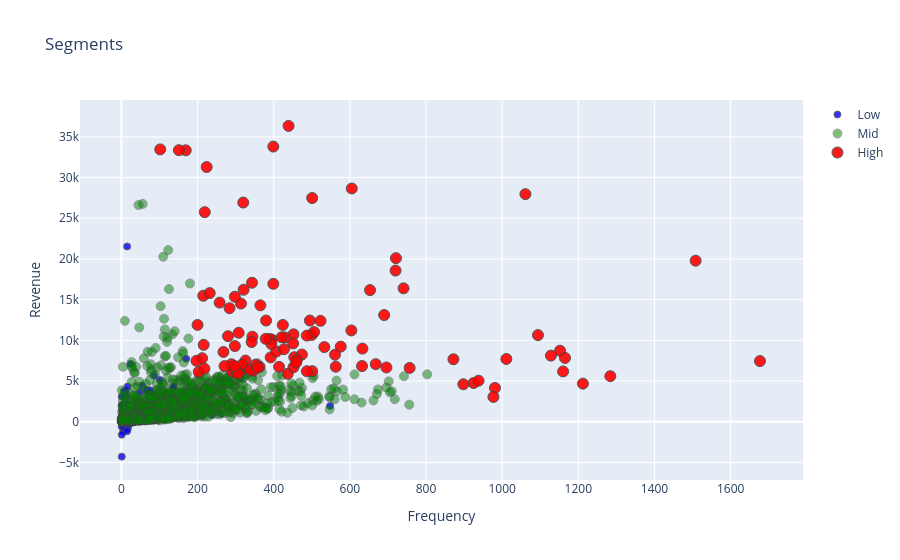

The cell this chart's notebook holds for it:
### Code cell
plot_data = [
    go.Scatter(
        x=df_graph.query("Segment == 'Low-Value'")['Frequency'],
        y=df_graph.query("Segment == 'Low-Value'")['Revenue'],
        mode='markers',
        name='Low',
        marker= dict(size= 7,
            line= dict(width=1),
            color= 'blue',
            opacity= 0.8
           )
    ),
        go.Scatter(
        x=df_graph.query("Segment == 'Mid-Value'")['Frequency'],
        y=df_graph.query("Segment == 'Mid-Value'")['Revenue'],
        mode='markers',
        name='Mid',
        marker= dict(size= 9,
            line= dict(width=1),
            color= 'green',
            opacity= 0.5
           )
    ),
        go.Scatter(
        x=df_graph.query("Segment == 'High-Value'")['Frequency'],
        y=df_graph.query("Segment == 'High-Value'")['Revenue'],
        mode='markers',
        name='High',
        marker= dict(size= 11,
            line= dict(width=1),
            color= 'red',
            opacity= 0.9
           )
    ),
]

plot_layout = go.Layout(
        yaxis= {'title': "Revenue"},
        xaxis= {'title': "Frequency"},
        title='Segments'
    )
fig = go.Figure(data=plot_data, layout=plot_layout)
fig.show()

### Figure 1 — Plotly figure (JSON) as saved in the notebook; plotly's stock layout.template omitted (floating-point values rounded to 4 significant figures; data arrays with more than 128 entries replaced by an {"elided": "..."} marker saying what was removed)
{"data": [{"marker": {"color": "blue", "line": {"width": 1}, "opacity": 0.8, "size": 7}, "mode": "markers", "name": "Low", "type": "scatter", "x": {"elided": "1958 int values"}, "y": {"elided": "1958 float values"}}, {"marker": {"color": "green", "line": {"width": 1}, "opacity": 0.5, "size": 9}, "mode": "markers", "name": "Mid", "type": "scatter", "x": {"elided": "1869 int values"}, "y": {"elided": "1869 float values"}}, {"marker": {"color": "red", "line": {"width": 1}, "opacity": 0.9, "size": 11}, "mode": "markers", "name": "High", "type": "scatter", "x": [898, 1284, 925, 1212, 938, 981, 977, 439, 399, 224, 169, 151, 102, 501, 399, 314, 392, 741, 219, 268, 414, 203, 452, 495, 258, 308, 320, 407, 363, 454, 298, 325, 563, 321, 343, 451, 576, 326, 690, 216, 500, 523, 427, 721, 380, 344, 395, 200, 474, 632, 215, 280, 424, 561, 653, 310, 633, 389, 289, 696, 501, 461, 757, 720, 317, 291, 437, 394, 212, 429, 284, 452, 299, 487, 232, 379, 342, 506, 365, 605, 298, 346, 218, 338, 604, 459, 306, 197, 487, 297, 271, 421, 533, 353, 358, 668, 1011, 1061, 1152, 1508, 1165, 1160, 1094, 872, 1677, 1128], "y": [4604.0, 5596.0, 4758.0, 4678.0, 5044.0, 4155.0, 3048.0, 36350.0, 33810.0, 31300.0, 33350.0, 33370.0, 33460.0, 27490.0, 16950.0, 14520.0, 7904.0, 16390.0, 25750.0, 8574.0, 6745.0, 6135.0, 10740.0, 12430.0, 14630.0, 10930.0, 26930.0, 8629.0, 6752.0, 7925.0, 15360.0, 6501.0, 6763.0, 16220.0, 17080.0, 9623.0, 9231.0, 7521.0, 13110.0, 9452.0, 10660.0, 12400.0, 8911.0, 20100.0, 12430.0, 10450.0, 10100.0, 11900.0, 8257.0, 6840.0, 15480.0, 10510, 11890.0, 8235.0, 16170.0, 6336.0, 8987.0, 10160.0, 7066.0, 6667.0, 6216.0, 7629.0, 6612.0, 18570.0, 7007.0, 6147.0, 5893.0, 9538.0, 7804.0, 10360.0, 13950.0, 6694.0, 6315.0, 6204.0, 15800.0, 10180.0, 9798.0, 11020.0, 14310.0, 28660.0, 9296.0, 6249.0, 6530.0, 6390.0, 11220.0, 7273.0, 5928.0, 7490.0, 10590.0, 6841.0, 6838.0, 10380.0, 9168.0, 7025.0, 6657.0, 7076.0, 7711.0, 27960.0, 8728.0, 19790.0, 7840.0, 6180.0, 10640.0, 7678.0, 7454.0, 8124.0]}], "layout": {"title": {"text": "Segments"}, "xaxis": {"title": {"text": "Frequency"}}, "yaxis": {"title": {"text": "Revenue"}}}}
